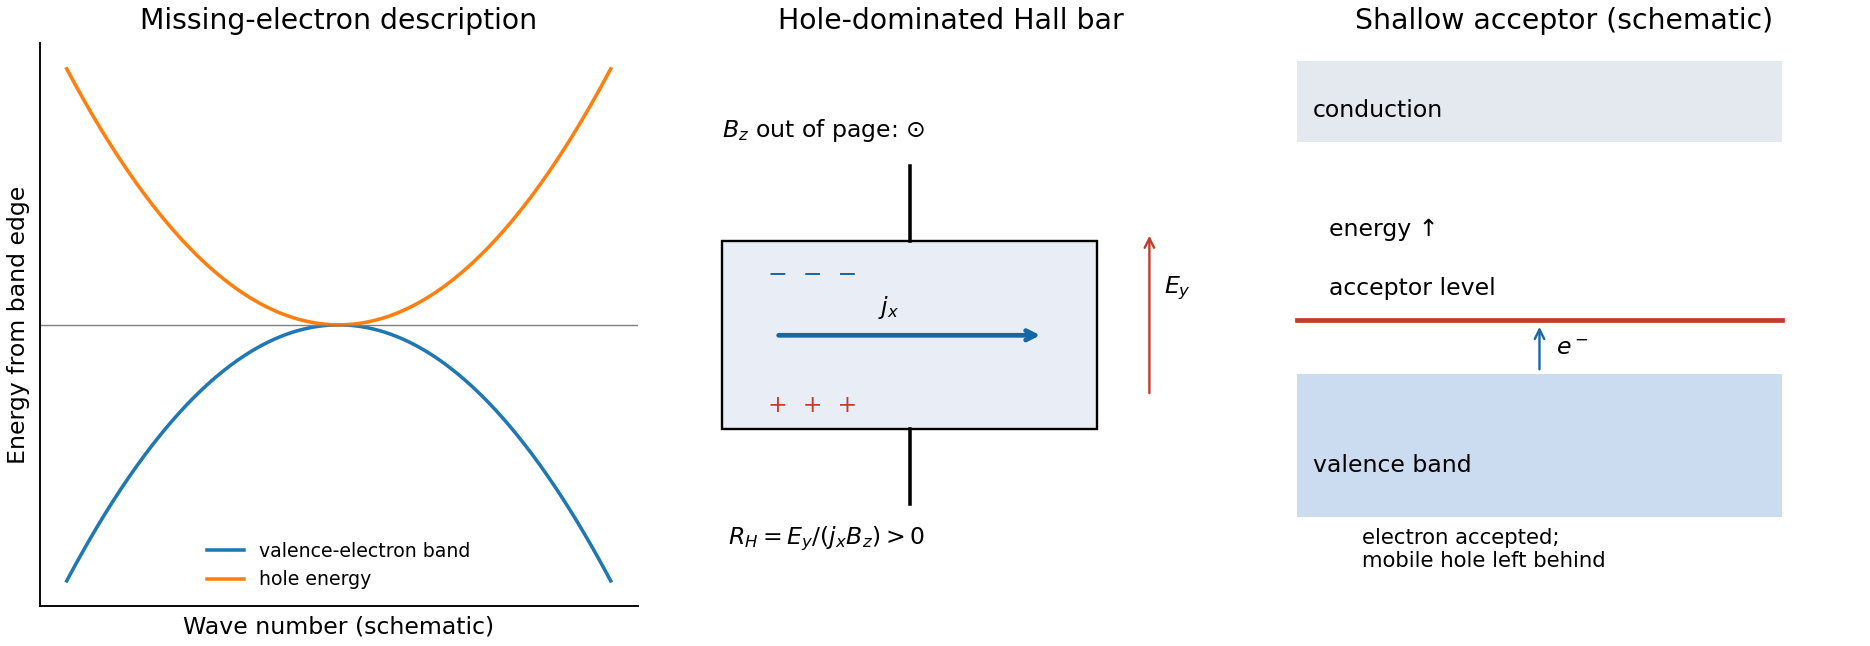

Reproduce this figure in Python.
"""Original explanatory figure; run under Python 3.14 with numpy and matplotlib.
Writes its PNG basename to the current working directory.
"""
import numpy as np
import matplotlib
matplotlib.use("Agg")
import matplotlib.pyplot as plt
from matplotlib.patches import Rectangle, Circle, FancyArrowPatch
plt.rcParams.update({"font.size":10,"axes.spines.top":False,"axes.spines.right":False,"figure.facecolor":"white","savefig.facecolor":"white"})
fig,axs=plt.subplots(1,3,figsize=(11,3.8),layout='constrained');a=axs[0];k=np.linspace(-1,1,300)
a.plot(k,-k*k,label='valence-electron band');a.plot(k,k*k,label='hole energy');a.axhline(0,color='gray',lw=.6);a.set(xlabel='Wave number (schematic)',ylabel='Energy from band edge',title='Missing-electron description');a.legend(loc='lower center',fontsize=8,frameon=False);a.set_xticks([]);a.set_yticks([])
a=axs[1];a.add_patch(Rectangle((-.9,-.45),1.8,.9,facecolor='#e8edf6',edgecolor='black'));a.annotate('',(.65,0),(-.65,0),arrowprops=dict(arrowstyle='->',color='#1766a5',lw=2));a.text(-.15,.1,r'$j_x$')
for yy in [-.45,.45]:a.plot([0,0],[yy,yy*1.8],color='black')
a.annotate('',(1.15,.5),(1.15,-.3),arrowprops=dict(arrowstyle='->',color='#c33c29'));a.text(1.22,.2,r'$E_y$');a.text(-.68,.26,'−  −  −',color='#1766a5');a.text(-.68,-.37,'+  +  +',color='#c33c29');a.text(-.9,.95,r'$B_z$ out of page: $\odot$');a.text(-.87,-1.0,r'$R_H=E_y/(j_xB_z)>0$');a.set(xlim=(-1.2,1.6),ylim=(-1.3,1.4),aspect='equal',title='Hole-dominated Hall bar');a.axis('off')
a=axs[2]
a.add_patch(Rectangle((0,-.8),1.5,.8,facecolor='#cbdcf0'));a.add_patch(Rectangle((0,1.3),1.5,.45,facecolor='#e3e9ee'));a.plot([0,1.5],[.3,.3],color='#c33c29',lw=2);a.annotate('',(.75,.29),(.75,0),arrowprops=dict(arrowstyle='->',color='#1766a5'));a.text(.8,.11,r'$e^-$');a.text(.05,-.55,'valence band');a.text(.05,1.44,'conduction');a.text(.1,.44,'acceptor level');a.text(.1,.77,'energy ↑');a.text(.2,-1.08,'electron accepted;\nmobile hole left behind',ha='left',fontsize=9);a.set(xlim=(-.1,1.75),ylim=(-1.3,1.85),title='Shallow acceptor (schematic)');a.axis('off')
fig.savefig('paper-2-holes.png',dpi=170);plt.close(fig)
